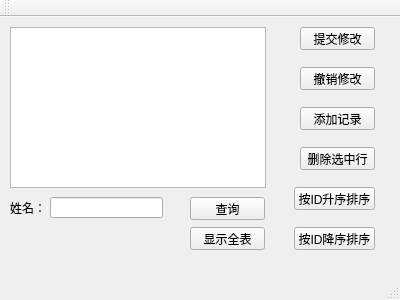
<?xml version="1.0" encoding="UTF-8"?>
<ui version="4.0">
 <class>MainWindow</class>
 <widget class="QMainWindow" name="MainWindow">
  <property name="geometry">
   <rect>
    <x>0</x>
    <y>0</y>
    <width>400</width>
    <height>300</height>
   </rect>
  </property>
  <property name="windowTitle">
   <string>MainWindow</string>
  </property>
  <widget class="QWidget" name="centralWidget">
   <widget class="QTableView" name="tableView">
    <property name="geometry">
     <rect>
      <x>10</x>
      <y>10</y>
      <width>256</width>
      <height>161</height>
     </rect>
    </property>
   </widget>
   <widget class="QPushButton" name="pushButton">
    <property name="geometry">
     <rect>
      <x>300</x>
      <y>10</y>
      <width>75</width>
      <height>23</height>
     </rect>
    </property>
    <property name="text">
     <string>提交修改</string>
    </property>
   </widget>
   <widget class="QPushButton" name="pushButton_2">
    <property name="geometry">
     <rect>
      <x>300</x>
      <y>50</y>
      <width>75</width>
      <height>23</height>
     </rect>
    </property>
    <property name="text">
     <string>撤销修改</string>
    </property>
   </widget>
   <widget class="QPushButton" name="pushButton_3">
    <property name="geometry">
     <rect>
      <x>300</x>
      <y>90</y>
      <width>75</width>
      <height>23</height>
     </rect>
    </property>
    <property name="text">
     <string>添加记录</string>
    </property>
   </widget>
   <widget class="QPushButton" name="pushButton_4">
    <property name="geometry">
     <rect>
      <x>300</x>
      <y>130</y>
      <width>75</width>
      <height>23</height>
     </rect>
    </property>
    <property name="text">
     <string>删除选中行</string>
    </property>
   </widget>
   <widget class="QPushButton" name="pushButton_5">
    <property name="geometry">
     <rect>
      <x>294</x>
      <y>170</y>
      <width>81</width>
      <height>23</height>
     </rect>
    </property>
    <property name="text">
     <string>按ID升序排序</string>
    </property>
   </widget>
   <widget class="QPushButton" name="pushButton_6">
    <property name="geometry">
     <rect>
      <x>294</x>
      <y>210</y>
      <width>81</width>
      <height>23</height>
     </rect>
    </property>
    <property name="text">
     <string>按ID降序排序</string>
    </property>
   </widget>
   <widget class="QPushButton" name="pushButton_7">
    <property name="geometry">
     <rect>
      <x>190</x>
      <y>180</y>
      <width>75</width>
      <height>23</height>
     </rect>
    </property>
    <property name="text">
     <string>查询</string>
    </property>
   </widget>
   <widget class="QPushButton" name="pushButton_8">
    <property name="geometry">
     <rect>
      <x>190</x>
      <y>210</y>
      <width>75</width>
      <height>23</height>
     </rect>
    </property>
    <property name="text">
     <string>显示全表</string>
    </property>
   </widget>
   <widget class="QLabel" name="label">
    <property name="geometry">
     <rect>
      <x>10</x>
      <y>180</y>
      <width>31</width>
      <height>21</height>
     </rect>
    </property>
    <property name="text">
     <string>姓名：</string>
    </property>
   </widget>
   <widget class="QLineEdit" name="lineEdit">
    <property name="geometry">
     <rect>
      <x>50</x>
      <y>180</y>
      <width>113</width>
      <height>21</height>
     </rect>
    </property>
   </widget>
  </widget>
  <widget class="QMenuBar" name="menuBar">
   <property name="geometry">
    <rect>
     <x>0</x>
     <y>0</y>
     <width>400</width>
     <height>23</height>
    </rect>
   </property>
  </widget>
  <widget class="QToolBar" name="mainToolBar">
   <attribute name="toolBarArea">
    <enum>TopToolBarArea</enum>
   </attribute>
   <attribute name="toolBarBreak">
    <bool>false</bool>
   </attribute>
  </widget>
  <widget class="QStatusBar" name="statusBar"/>
 </widget>
 <layoutdefault spacing="6" margin="11"/>
 <resources/>
 <connections/>
</ui>
